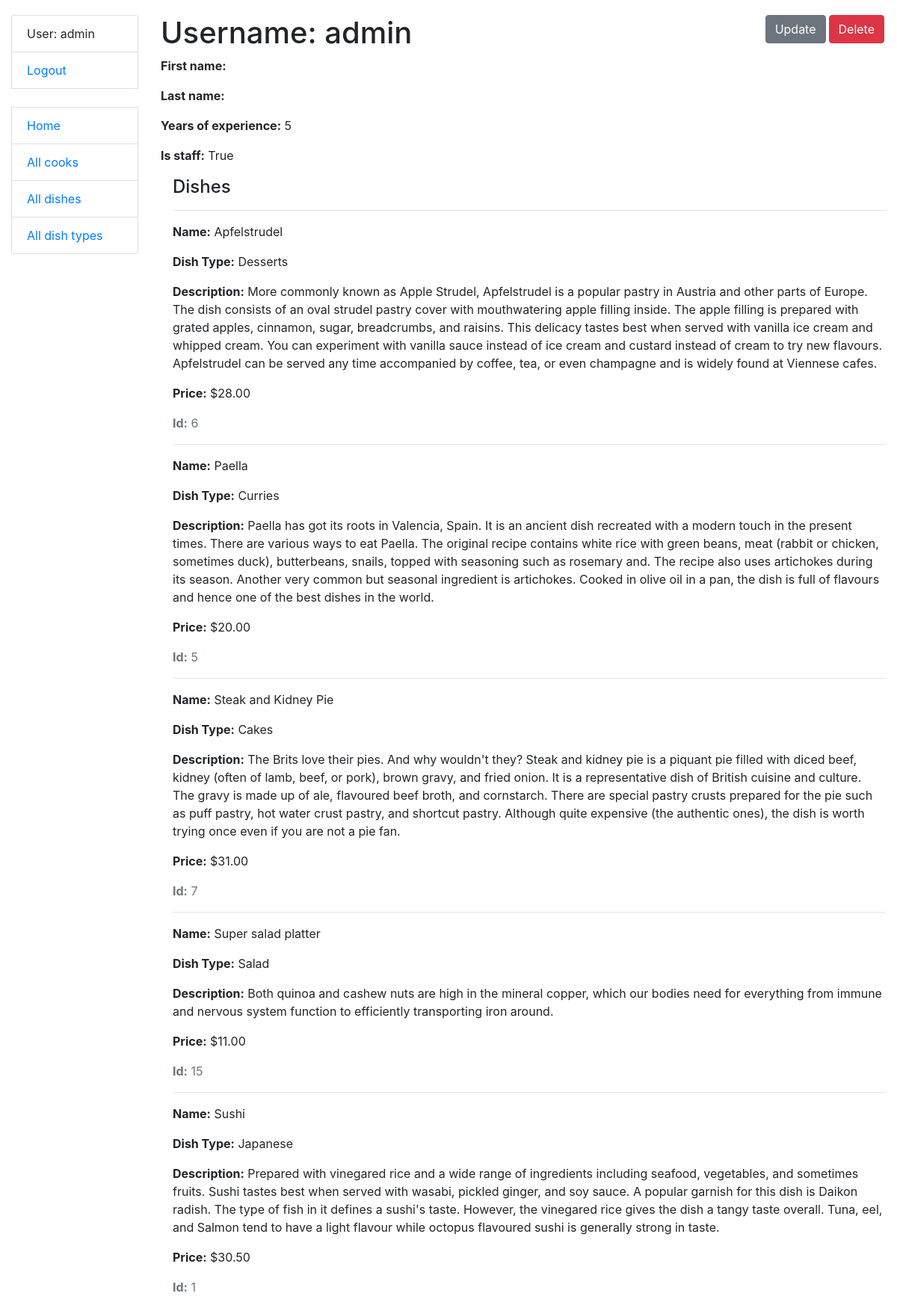
The page /cooks/1/ (signed in) on the database its author committed.
### kitchen/models.py (models this page shows, shortened)
class Cook(AbstractUser):
    years_of_experience = models.IntegerField(null=True, blank=True)
    class Meta:
        ordering = ["username"]

class Dish(models.Model):
    name = models.CharField(max_length=255)
    description = models.TextField()
    price = models.DecimalField(max_digits=7, decimal_places=2)
    dish_type = models.ForeignKey(
        DishType, on_delete=models.CASCADE, related_name="dishes"
    )
    cooks = models.ManyToManyField(
        settings.AUTH_USER_MODEL,
        related_name="dishes"
    )
    class Meta:
        verbose_name_plural = "dishes"
        ordering = ["name"]

class DishType(models.Model):
    name = models.CharField(max_length=255, unique=True)
    class Meta:
        ordering = ["name"]

### kitchen/views.py (the view)
class CookDetailView(LoginRequiredMixin, generic.DetailView):
    model = Cook
    queryset = Cook.objects.prefetch_related("dishes__dish_type")

### templates/kitchen/cook_detail.html
{% extends "base.html" %}
{% block content %}
  <h1>
    Username: {{ cook.username }}
    <a href="{% url 'kitchen:cook-delete' pk=cook.id %}" class="btn btn-danger link-to-page">
      Delete
    </a>
    <a href="{% url 'kitchen:cook-update' pk=cook.id %}" class="btn btn-secondary link-to-page">
      Update
    </a>
  </h1>
  <p><strong>First name:</strong> {{ cook.first_name }}</p>
  <p><strong>Last name:</strong> {{ cook.last_name }}</p>
  <p><strong>Years of experience:</strong> {{ cook.years_of_experience }}</p>
  <p><strong>Is staff:</strong> {{ cook.is_staff }}</p>
  <div class="ml-3">
    <h4>Dishes</h4>
    {% for dish in cook.dishes.all %}
        <hr>
        <p><strong>Name:</strong> {{ dish.name }}</p>
        <p><strong>Dish Type:</strong> {{ dish.dish_type.name }}</p>
        <p><strong>Description:</strong> {{ dish.description }}</p>
        <p><strong>Price:</strong> ${{ dish.price }}</p>
        <p class="text-muted"><strong>Id:</strong> {{dish.id}}</p>
    {% empty %}
      <p>No dishes!</p>
    {% endfor %}
  </div>
{% endblock %}

### templates/includes/sidebar.html
<ul class="sidebar-nav list-group">
  {% if user.is_authenticated %}
    <li class="list-group-item">User: {{ user.username }}</li>
    <li class="list-group-item"><a href="{% url 'logout' %}">Logout</a></li>
  {% else %}
    <li class="list-group-item"><a href="{% url 'login' %}">Login</a></li>
  {% endif %}
  <br>
  <li class="list-group-item"><a href="{% url 'kitchen:index' %}">Home</a></li>
  <li class="list-group-item"><a href="{% url 'kitchen:cook-list' %}">All cooks</a></li>
  <li class="list-group-item"><a href="{% url 'kitchen:dish-list' %}">All dishes</a></li>
  <li class="list-group-item"><a href="{% url 'kitchen:dish-type-list' %}">All dish types</a></li>
</ul>

### static/css/styles.css (style rules this page uses)
body { margin-top: 20px; }
.link-to-page { float: right; margin: 0 2px 0 2px; }

### rows shown on the page
Cook: username "admin", years_of_experience "5", is_staff "True"
Dish: name "Apfelstrudel", dish_type.name "Desserts", description "More commonly known as Apple Strudel, Apfelstrudel is a popular pastry in Austria and other parts of Europe. The dish consists of an oval strudel pastry cover with mouthwatering apple filling inside. The apple filling is prepared with grated apples, cinnamon, sugar, breadcrumbs, and raisins. This delicacy tastes best when served with vanilla ice cream and whipped cream. You can experiment with vanilla sauce instead of ice cream and custard instead of cream to try new flavours. Apfelstrudel can be served any time accompanied by coffee, tea, or even champagne and is widely found at Viennese cafes.", price "28.00", id "6"
Dish: name "Paella", dish_type.name "Curries", description "Paella has got its roots in Valencia, Spain. It is an ancient dish recreated with a modern touch in the present times. There are various ways to eat Paella. The original recipe contains white rice with green beans, meat (rabbit or chicken, sometimes duck), butterbeans, snails, topped with seasoning such as rosemary and. The recipe also uses artichokes during its season. Another very common but seasonal ingredient is artichokes. Cooked in olive oil in a pan, the dish is full of flavours and hence one of the best dishes in the world.", price "20.00", id "5"
Dish: name "Steak and Kidney Pie", dish_type.name "Cakes", description "The Brits love their pies. And why wouldn't they? Steak and kidney pie is a piquant pie filled with diced beef, kidney (often of lamb, beef, or pork), brown gravy, and fried onion. It is a representative dish of British cuisine and culture. The gravy is made up of ale, flavoured beef broth, and cornstarch. There are special pastry crusts prepared for the pie such as puff pastry, hot water crust pastry, and shortcut pastry. Although quite expensive (the authentic ones), the dish is worth trying once even if you are not a pie fan.", price "31.00", id "7"
Dish: name "Super salad platter", dish_type.name "Salad", description "Both quinoa and cashew nuts are high in the mineral copper, which our bodies need for everything from immune and nervous system function to efficiently transporting iron around.", price "11.00", id "15"
Dish: name "Sushi", dish_type.name "Japanese", description "Prepared with vinegared rice and a wide range of ingredients including seafood, vegetables, and sometimes fruits. Sushi tastes best when served with wasabi, pickled ginger, and soy sauce. A popular garnish for this dish is Daikon radish. The type of fish in it defines a sushi's taste. However, the vinegared rice gives the dish a tangy taste overall. Tuna, eel, and Salmon tend to have a light flavour while octopus flavoured sushi is generally strong in taste.", price "30.50", id "1"
